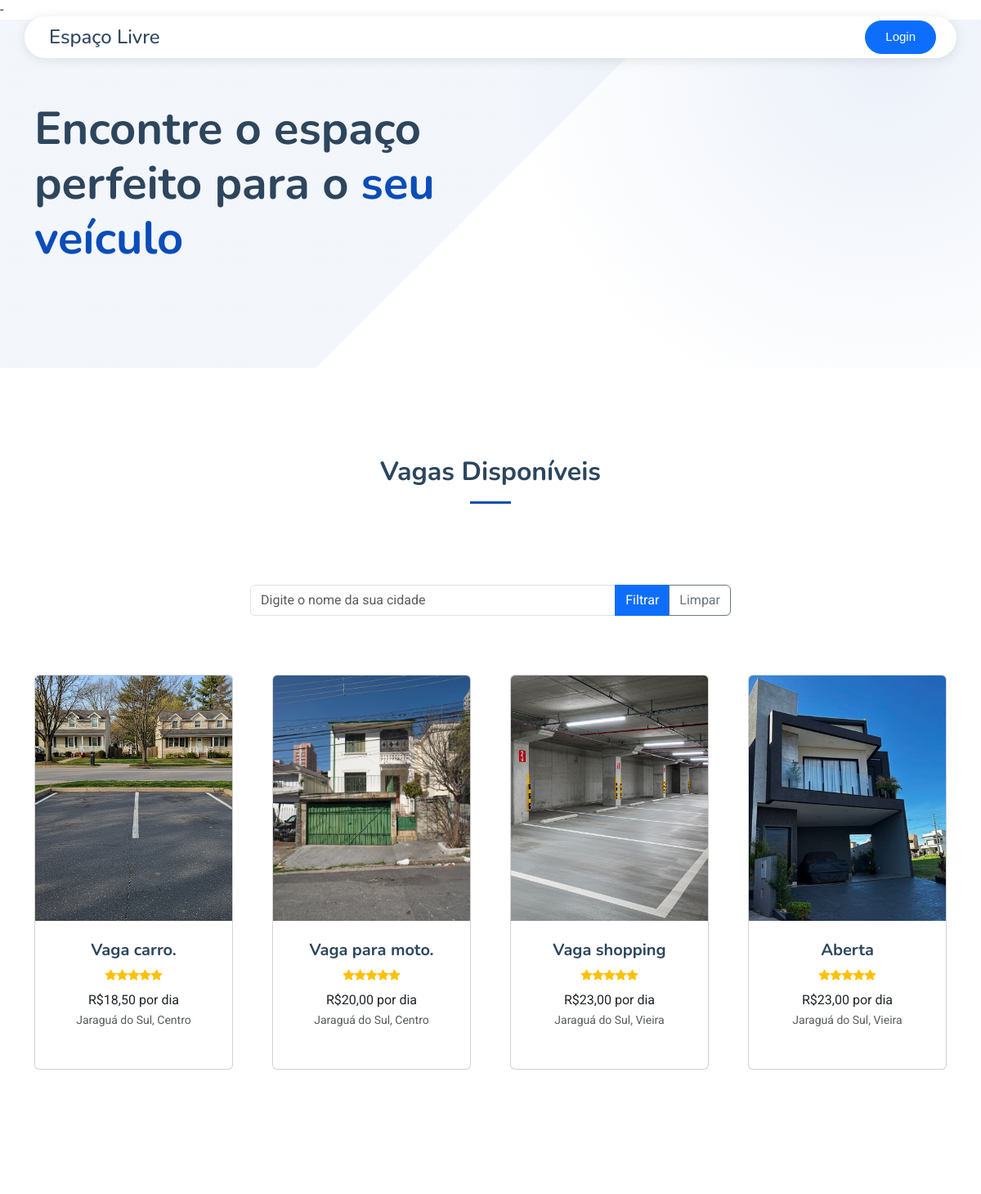
Before: / (upper part) with the older database file.
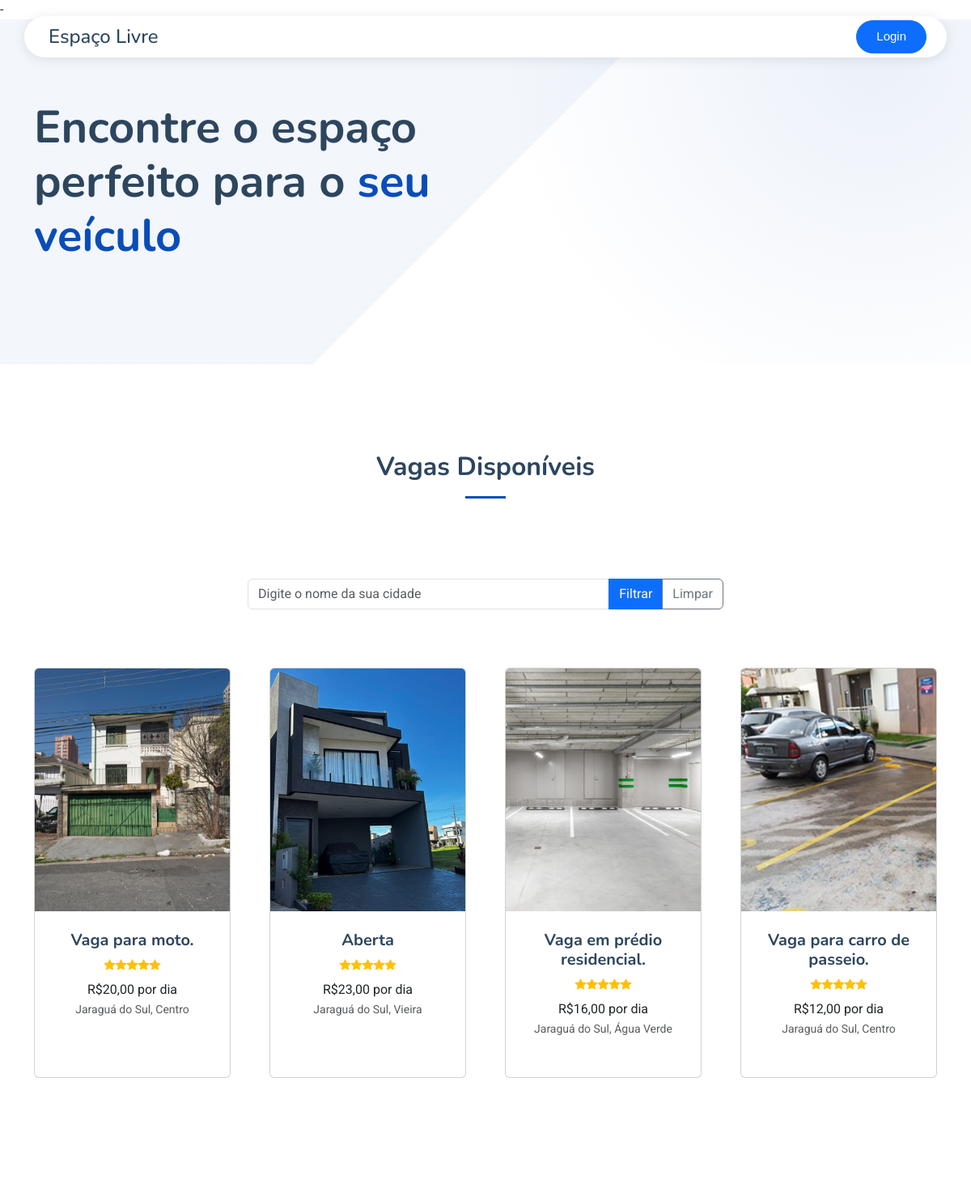
After: the same page with the newer database file.
### tables this page shows
CREATE TABLE `vagas` (
  `id` int(20) NOT NULL,
  `descricao` text NOT NULL,
  `cep` varchar(20) NOT NULL,
  `cidade` varchar(255) NOT NULL,
  `bairro` varchar(255) NOT NULL,
  `endereco` varchar(255) NOT NULL,
  `numero` varchar(20) DEFAULT NULL,
  `complemento` varchar(255) DEFAULT NULL,
  `foto_vaga` varchar(255) NOT NULL,
  `preco` decimal(10,2) NOT NULL,
  `id_uf` int(20) NOT NULL,
  `id_usuario` int(20) NOT NULL,
  `dataCadastro` date DEFAULT curdate()
);

### index.php (the view, shortened to what this page needs)
<?php
include_once 'conexao.php';
$filtros       = filter_input_array(INPUT_GET, FILTER_UNSAFE_RAW);
$filtro_cidade = $filtros['filter']['cidade'] ?? '';
$condicoes = [];
$where = $condicoes ? 'WHERE ' . implode(' AND ', $condicoes) : '';
?>
<!DOCTYPE html>
<html lang="pt-br">
<?php
require_once 'components/head.php';
?>
<body class="index-page">
  <?php require_once 'components/header.php'; ?>
  <main class="main">
    <section id="hero" class="hero section">
      <div class="container" data-aos="fade-up" data-aos-delay="100">
        <div class="row align-items-center">
          <div class="col-lg-6">
            <div class="hero-content" data-aos="fade-up" data-aos-delay="200">
              <h1 class="mb-4">
                Encontre o espaço perfeito para o
                <span class="accent-text">seu veículo</span>
              </h1>
            </div>
          </div>
        </div>
      </div>
    </section>
    <section id="features" class="features section">
    <br><br>
      <div class="container section-title" data-aos="fade-up">
        <h2>Vagas Disponíveis</h2><br>
      </div>
      <div class="row justify-content-center">
        <div class="col-lg-6">
          <form method="GET" class="mb-3" action="">
            <div class="input-group">
              <input type="text"
                class="form-control mb-2"
                placeholder="Digite o nome da sua cidade"
                id="cidade"
                name="filter[cidade]"
                autocomplete="off"
                value="<?= htmlspecialchars($filtro_cidade) ?>">
              <button class="btn btn-primary mb-2" type="submit">Filtrar</button>
              <a href="index.php" class="btn btn-outline-secondary mb-2">Limpar</a>
            </div>
          </form>
        </div>
      </div>
      <div class="container py-5">
        <div class="row gx-4 gx-lg-5 row-cols-1 row-cols-md-2 row-cols-lg-3 row-cols-xl-4 justify-content-center">
          <?php
          $sql_pesquisa = "SELECT * FROM `vagas` " . $where;
          $result = mysqli_query($conexao, $sql_pesquisa);
          if (mysqli_num_rows($result) > 0) {
            while ($linha = mysqli_fetch_assoc($result)) {
          ?>
              <div class="col mb-5">
                <div class="card h-100">
                  <?php
                  $caminhoImagem = !empty($linha['foto_vaga']) ? $linha['foto_vaga'] : 'assets/img/sem-imagem.jpg';?>
                                <img class="card-img-top" src="<?= htmlspecialchars($caminhoImagem) ?>" alt="Imagem da vaga" style="height: 300px; object-fit: cover;" />
                  <div class="card-body p-4">
                    <div class="text-center">
                      <h5 class="fw-bolder"><?= $linha['descricao'] ?></h5>
                      <div class="d-flex justify-content-center small text-warning mb-2">
                        <?php for ($i = 0; $i < 5; $i++) echo '<div class="bi-star-fill"></div>'; ?>
                      </div>
                      <span>R$<?= number_format($linha['preco'], 2, ',', '.') ?> por dia</span><br>
                      <small class="text-muted"><?= $linha['cidade'] ?>, <?= $linha['bairro'] ?></small>
                    </div>
                  </div>
                  <div class="card-footer p-4 pt-0 border-top-0 bg-transparent">
                  </div>
                </div>
              </div>
          <?php
            }
          } else {
            echo '<div class="col-12 text-center mt-4"><p class="lead">Nenhuma vaga disponível no momento.</p></div>';
          }
          ?>
        </div>
      </div>
    </section>
  </main>
  <?php require_once 'components/footer.php'; ?>
</body>
</html>

Changed rows visible on the page:
removed vagas: foto_vaga (picture), descricao "Vaga carro.", preco "18,50", cidade "Jaraguá do Sul", bairro "Centro"
removed vagas: foto_vaga (picture), descricao "Vaga shopping", preco "23,00", cidade "Jaraguá do Sul", bairro "Vieira"
added vagas: foto_vaga (picture), descricao "Vaga em prédio residencial.", preco "16,00", cidade "Jaraguá do Sul", bairro "Água Verde"
added vagas: foto_vaga (picture), descricao "Vaga para carro de passeio.", preco "12,00", cidade "Jaraguá do Sul", bairro "Centro"
